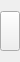
<?xml version="1.0" encoding="UTF-8"?>
<ui version="4.0">
 <class>FloatButton</class>
 <widget class="QWidget" name="FloatButton">
  <property name="geometry">
   <rect>
    <x>0</x>
    <y>0</y>
    <width>20</width>
    <height>58</height>
   </rect>
  </property>
  <property name="maximumSize">
   <size>
    <width>20</width>
    <height>16777215</height>
   </size>
  </property>
  <property name="windowTitle">
   <string>Form</string>
  </property>
  <property name="styleSheet">
   <string notr="true"/>
  </property>
  <layout class="QVBoxLayout" name="verticalLayout">
   <property name="spacing">
    <number>0</number>
   </property>
   <property name="leftMargin">
    <number>0</number>
   </property>
   <property name="rightMargin">
    <number>0</number>
   </property>
   <item>
    <widget class="QPushButton" name="pushButton">
     <property name="sizePolicy">
      <sizepolicy hsizetype="Fixed" vsizetype="Fixed">
       <horstretch>1</horstretch>
       <verstretch>5</verstretch>
      </sizepolicy>
     </property>
     <property name="minimumSize">
      <size>
       <width>20</width>
       <height>40</height>
      </size>
     </property>
     <property name="maximumSize">
      <size>
       <width>20</width>
       <height>40</height>
      </size>
     </property>
     <property name="text">
      <string/>
     </property>
     <property name="icon">
      <iconset resource="MainWindow.qrc">
       <normaloff>:/MainWindow/Resources/theme/black/zone-out.svg</normaloff>
       <normalon>:/MainWindow/Resources/theme/black/zone-in.svg</normalon>:/MainWindow/Resources/theme/black/zone-out.svg</iconset>
     </property>
     <property name="checkable">
      <bool>true</bool>
     </property>
    </widget>
   </item>
  </layout>
 </widget>
 <resources>
  <include location="MainWindow.qrc"/>
 </resources>
 <connections/>
</ui>
